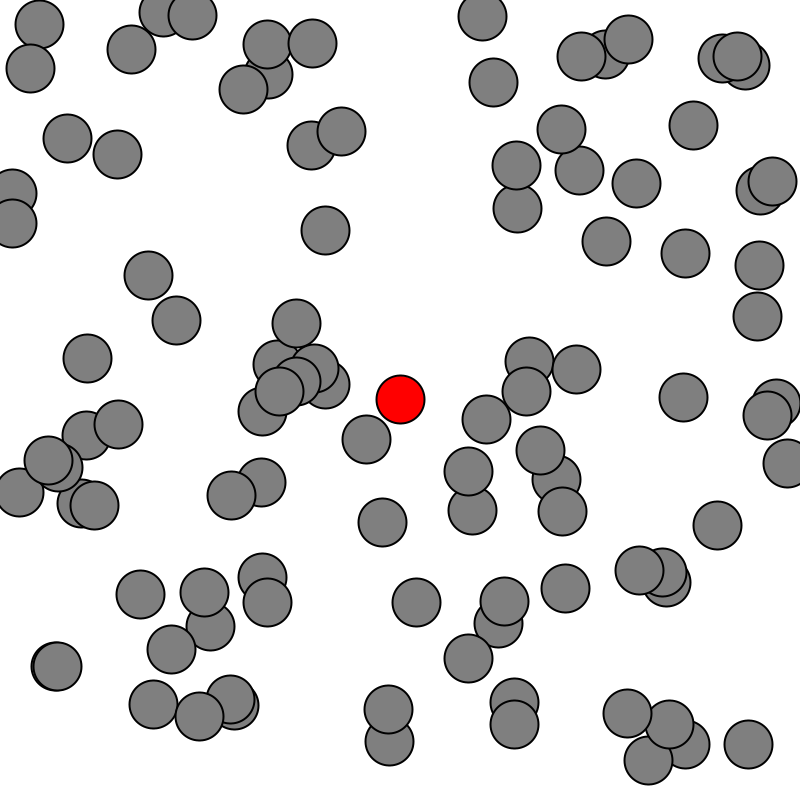
Frame 1 (no input)
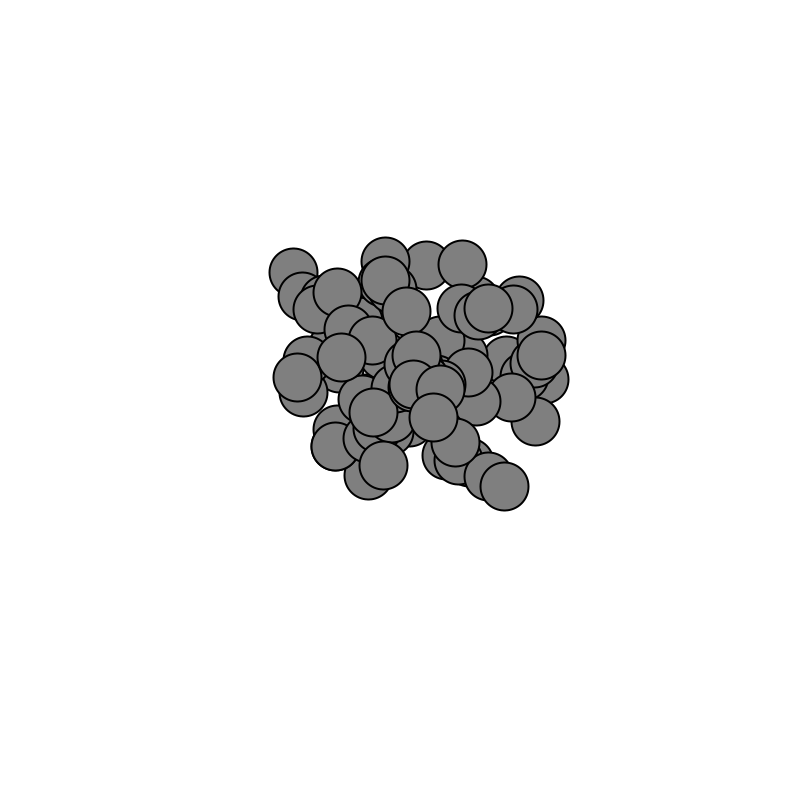
Frame 60 (the mouse pressed at the canvas centre just before this capture)
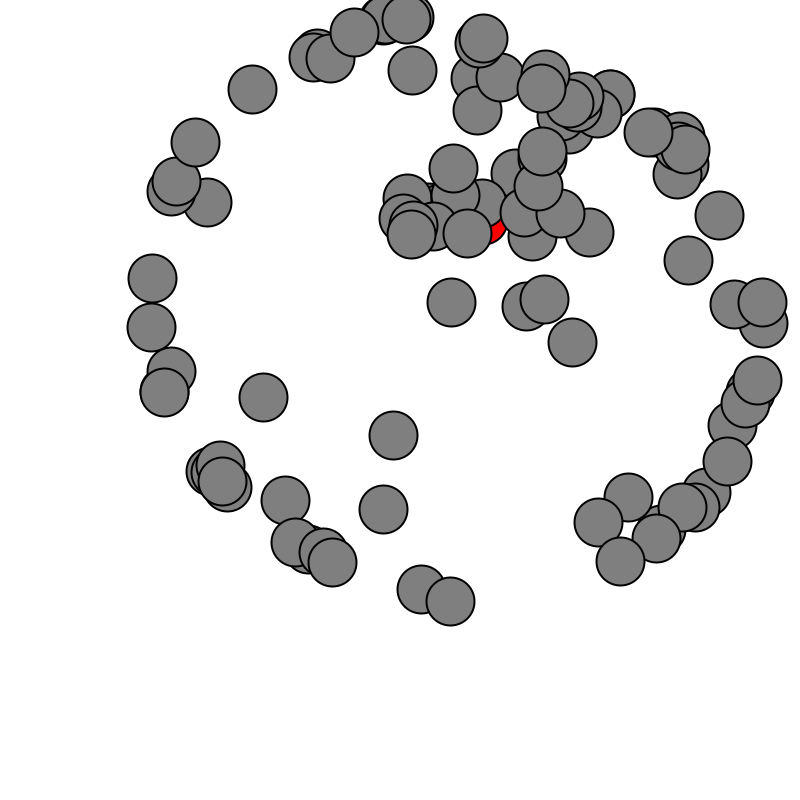
Frame 120 (the mouse held since frame 60 and released just before this capture)

The Processing sketch that drew these frames (run headless with seeded random() and noise(); from frame 60 on, the mouse is pressed at the canvas centre):

// Processing sketch: Mover_1_0
// ── Mover_1_0.pde
Mover[] movers = new Mover[100];
Target target;



void setup() {
  frameRate(30);
  size(800,800);
  smooth();
  for (int i = 0; i < movers.length; i++){
  movers[i] = new Mover(); 
  }
  target = new Target();

}

void draw() {
  background(255);
  
  target.update();
  target.checkEdges();
  target.display();
  
  for (int i = 0; i < movers.length; i++){
  movers[i].update(target.location.x, target.location.y);
  movers[i].checkEdges();
  movers[i].display(); 
  }
}

// ── Mover.pde
class Mover {

  PVector location;
  PVector velocity;
  PVector acceleration;
  PVector perlinVec;
  PVector mouse;
  PVector dir;
  float topSpeed = 10;
  float anything = 20;
  

  Mover() {
    location = new PVector(random(width), random(height));
    velocity = new PVector(0, 0);
    acceleration = new PVector(-0.01, 0.07);
    mouse = new PVector(mouseX, mouseY);
    dir = PVector.sub(mouse, location);
    topSpeed = 10;
  }

  void update (float tx, float ty) {

    PVector mouse = new PVector(tx, ty);
    PVector acceleration = PVector.sub(mouse,location);
    // Set magnitude of acceleration
    acceleration.setMag(5);
    acceleration.normalize();
    acceleration.mult(0.2);
    
    // Velocity changes according to acceleration
    velocity.add(acceleration);
    // Limit the velocity by topspeed
    velocity.limit(topSpeed);
    // Location changes by velocity
    location.add(velocity);

  }

  void display() {
    stroke(0);
    strokeWeight(2);
    fill(127);
    ellipse(location.x, location.y, 48, 48);
  }


  void checkEdges() {

    if (location.x > width) {
      location.x = 0;
    } else if (location.x < 0) {
      location.x = width;
    }

    if (location.y > height) {
      location.y = 0;
    } else if (location.y < 0) {
      location.y = height;
    }
  }
}

// ── Target.pde
class Target {

  PVector location;
  PVector velocity;
  PVector acceleration;
  PVector perlinVec;
  PVector mouse;
  PVector dir;
  float topSpeed = 10;
  float anything = 20;
  

  Target() {
    location = new PVector(width/2, height/2);
    velocity = new PVector(0, 0);
    //acceleration = new PVector(-0.01, 0.0001);
    topSpeed = 10;
  }

  void update () {

    // Set magnitude of acceleration
    //acceleration.setMag(0.2);
    acceleration = PVector.random2D();
    acceleration.normalize();
    acceleration.mult(0.2);
    
    // Velocity changes according to acceleration
    velocity.add(acceleration);
    // Limit the velocity by topspeed
    velocity.limit(topSpeed);
    // Location changes by velocity
    location.add(velocity);

  }

  void display() {
    stroke(0);
    strokeWeight(2);
    fill(255, 0, 0);
    ellipse(location.x, location.y, 48, 48);
  }


  void checkEdges() {

    if (location.x > width) {
      location.x = 0;
    } else if (location.x < 0) {
      location.x = width;
    }

    if (location.y > height) {
      location.y = 0;
    } else if (location.y < 0) {
      location.y = height;
    }
  }
}
